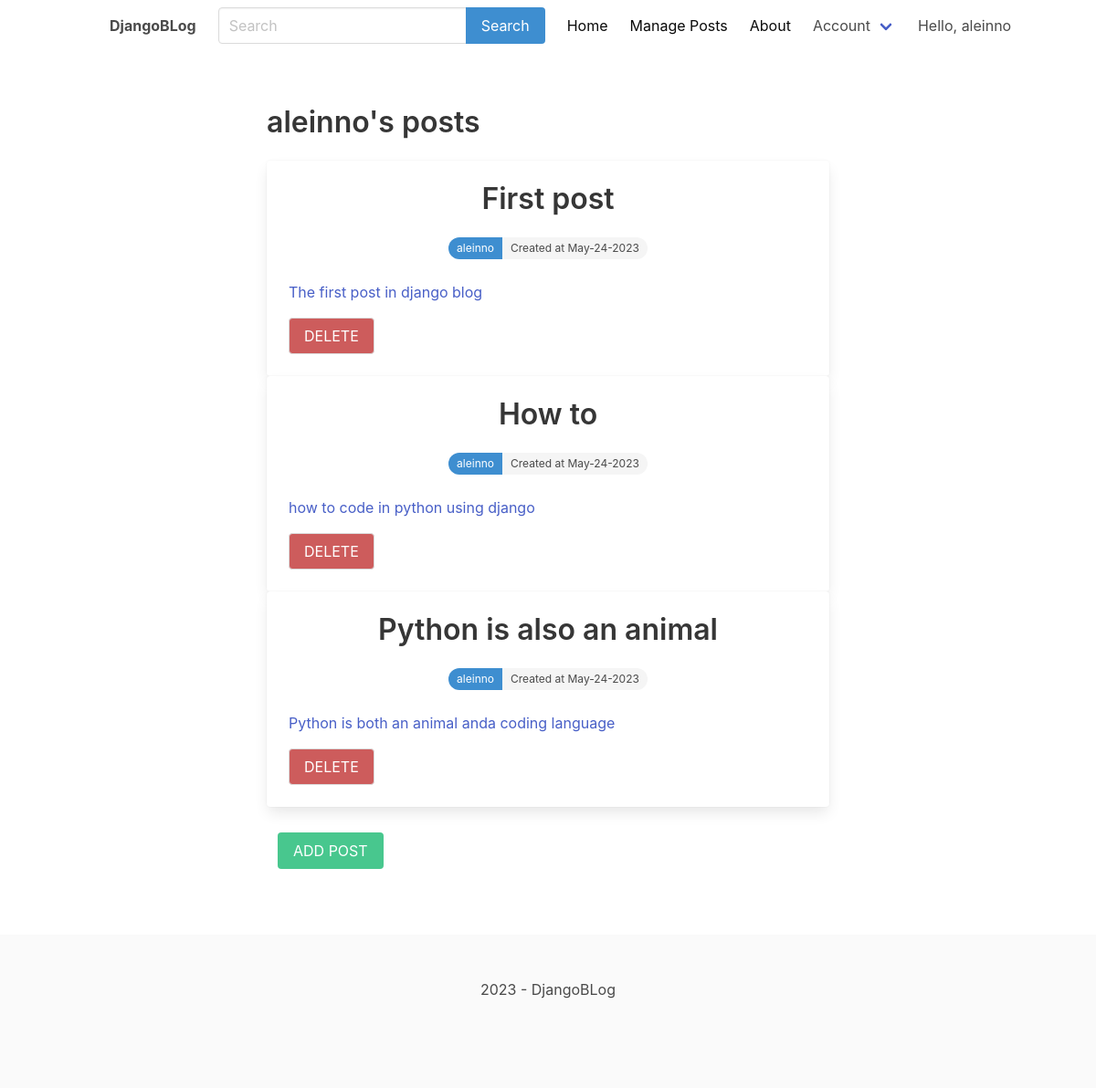
/manage-post/ (signed in), run on the app's committed database.
### blog/models.py (models this page shows, shortened)
class Post(models.Model):
    ACTIVE = 'active'
    DRAFT = 'draft'
    CHOICES_STATUS = (
        (ACTIVE, 'Active'),
        (DRAFT, 'Draft'),
    )
    author = models.ForeignKey('auth.User', on_delete=models.CASCADE, related_name='posts', null=True)
    category = models.ForeignKey(Category, on_delete=models.CASCADE, related_name='posts', null=True)
    title = models.CharField(max_length=200)
    intro = models.CharField(max_length=200)
    slug = models.SlugField(max_length=200, unique=True)
    body = models.TextField(max_length=800)
    updated = models.DateTimeField(auto_now=True)
    created = models.DateTimeField(auto_now_add=True)
    status = models.CharField(max_length=10, choices=CHOICES_STATUS, default=DRAFT)
    class Meta:
        ordering = ['-updated', '-created']

### blog/views.py (the view)
# urls.py: path('manage-post/', views.managePost, name='managePost'),
@login_required(login_url='loginPage')
def managePost(request):
    posts = Post.objects.filter(author=request.user)
    return render(request, 'blog/managePost.html', {'posts': posts})

### blog/templates/blog/managePost.html (shortened to what this page needs)
{% extends 'main.html' %}
{% block content %}
    <div class="container">
        <section class="articles">
            <div class="column is-8 is-offset-2">
                <h1 class="title">
                    {{ request.user }}'s posts
                </h1>
                {% for post in posts %}
                    <div class="card article">
                        <div class="card-content">
                            <a href="{% url 'post_detail' post.category.slug  post.slug %}">
                                <div class="media">
                                    <div class="media-content has-text-centered">
                                        <p class="title article-title">{{ post.title }}</p>
                                        <div class="tags has-addons level-item">
                                            <span class="tag is-rounded is-info">{{ post.author }}</span>
                                            <span class="tag is-rounded">Created at {{ post.created|date:'M-d-Y' }}</span>
                                        </div>
                                    </div>
                                </div>
                                <div class="content article-intro">
                                    {{ post.intro }}
                                </div>
                            </a>
                            <a href="{% url 'delete' post.id %}">
                                <input class="button mt-4" type="submit"
                                       style="background-color: indianred; color: white" value="DELETE">
                            </a>
                        </div>
                    </div>
                {% empty %}
                    <div class="content">
                        <p>No posts for {{ request.user }} yet...</p>
                    </div>
                {% endfor %}
                <div class="column">
                    <a href="/manage-post/create-post/">
                        <input class="button is-success mt-4" type="submit" value="ADD POST">
                    </a>
                </div>
            </div>
        </section>
    </div>
{% endblock %}

### templates/main.html (shortened to what this page needs)
<!DOCTYPE html>
<html lang="en">
<head>
    <link rel="stylesheet" href="https://unpkg.com/bulma@0.9.3/css/bulma.min.css"/>
    <link rel="stylesheet" href="https://maxcdn.bootstrapcdn.com/font-awesome/4.7.0/css/font-awesome.min.css">
    <link rel='stylesheet'
          href='https://cdnjs.cloudflare.com/ajax/libs/overlayscrollbars/1.9.1/css/OverlayScrollbars.min.css'>
</head>
<body>
<nav class="navbar">
    <div class="container">
        <div class="navbar-brand">
            <a class="navbar-item" href="/">
                <strong>DjangoBLog</strong>
            </a>
        </div>
        <div id="navbarMenu" class="navbar-menu">
            <div class="navbar-end">
                <div class="navbar-item">
                    <form method="get" action="{% url 'search' %}">
                        <div class="field has-addons">
                            <div class="control">
                                <input class="input" type="text" name="query" placeholder="Search">
                            </div>
                            <div class="control">
                                <button class="button is-info">
                                    Search
                                </button>
                            </div>
                        </div>
                    </form>
                </div>
                <a class="navbar-item is-active" href="/">
                    Home
                </a>
                <a class="navbar-item is-active" href="/manage-post/">
                    Manage Posts
                </a>
                <a class="navbar-item is-active" href="/about/">
                    About
                </a>
                <div class="navbar-item has-dropdown is-hoverable">
                    <a class="navbar-link">
                        Account
                    </a>
                </div>
                <span class="navbar-item">Hello, {{ request.user }}</span>
            </div>
        </div>
    </div>
</nav>
<section class="section">
    <div class="container">
        {% block content %}
        {% endblock %}
    </div>
</section>
<footer class="footer">
    <div class="container">
        <div class="content has-text-centered">
            <p>
                2023 - DjangoBLog
            </p>
        </div>
    </div>
</footer>
</body>
</html>

### data on the page
Post: title "First post", author "aleinno", created "May-24-2023", intro "The first post in django blog"
Post: title "How to", author "aleinno", created "May-24-2023", intro "how to code in python using django"
Post: title "Python is also an animal", author "aleinno", created "May-24-2023", intro "Python is both an animal anda coding language"

### other printed values
{{ request.user }} "aleinno"
